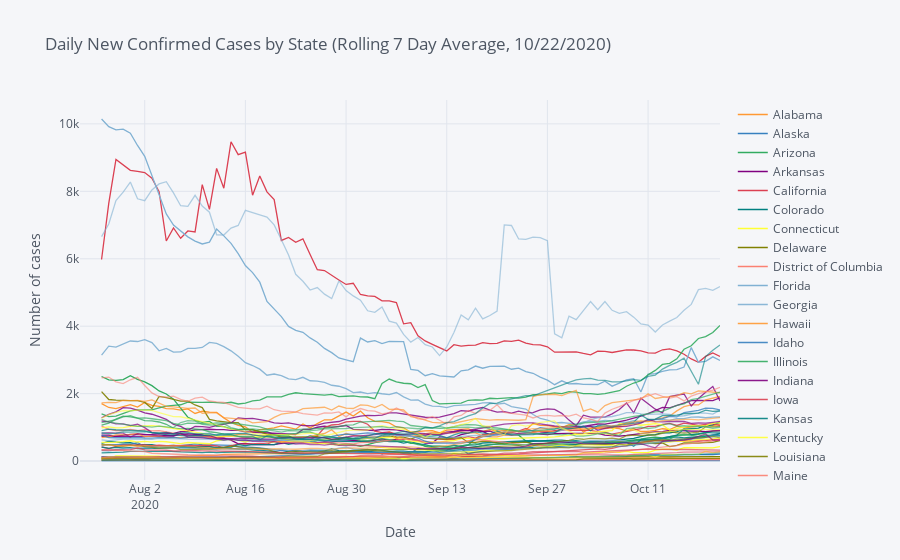

Notebook code cell kept with this figure:
### Code cell
window_size = 7
avg_cases = states_daily_confirmed.rolling(window=window_size, min_periods=3).mean()
states_confirmed_plot = avg_cases.iplot(scale='log', yaxis_title='Number of cases', xaxis_title='Date',
              title='Daily New Confirmed Cases by State (Rolling {} Day Average, {})'.format(window_size, today), asFigure = True)

states_confirmed_plot
